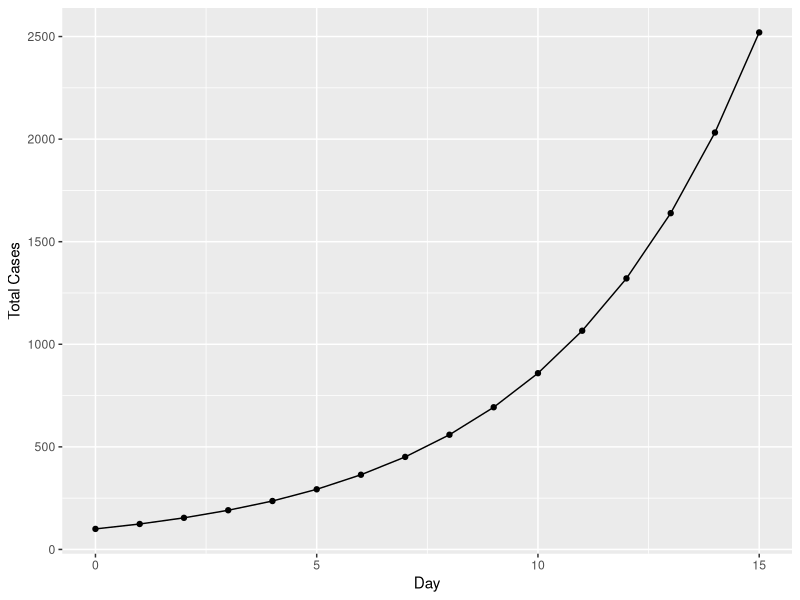
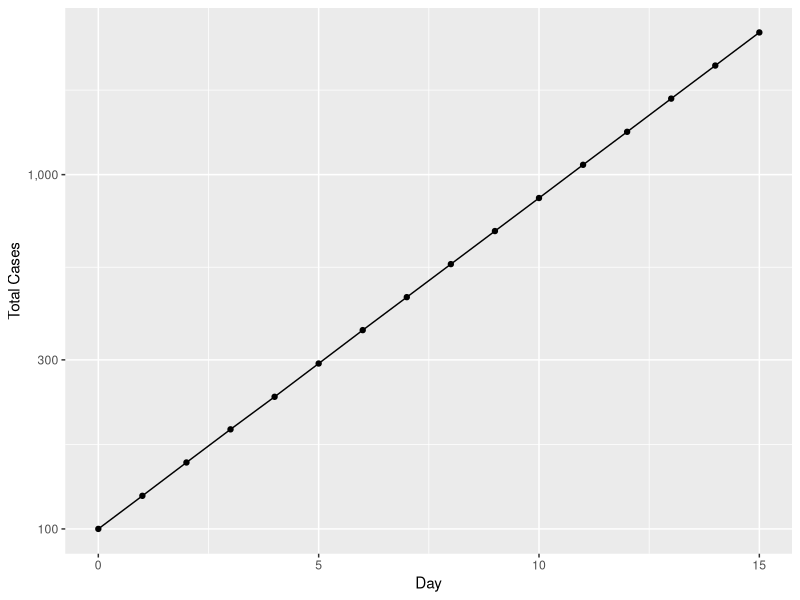
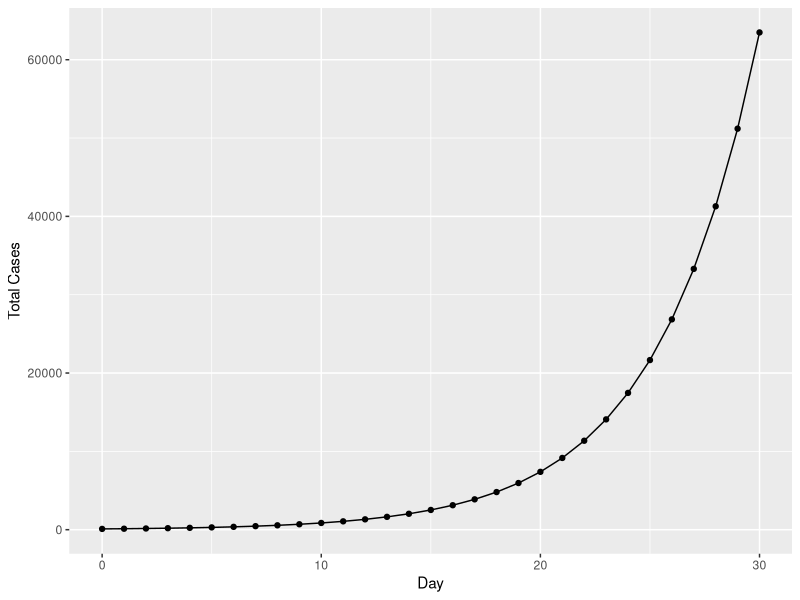
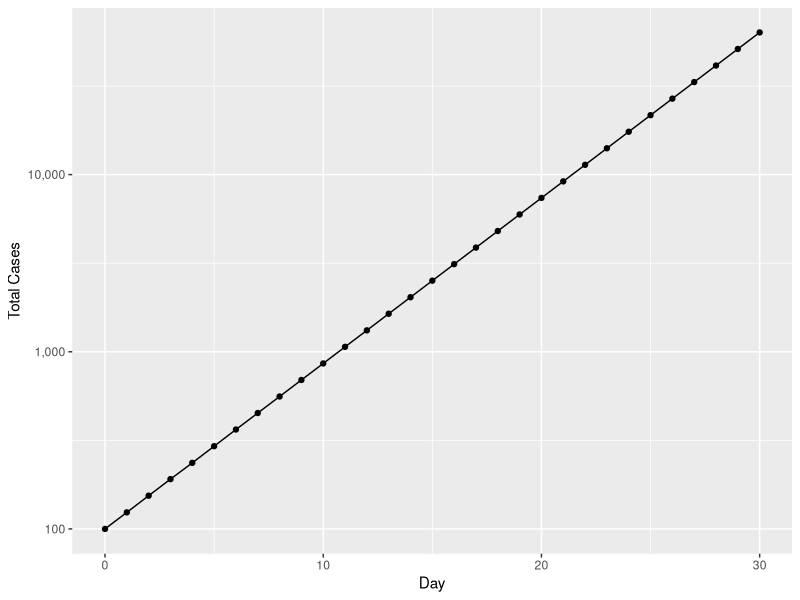
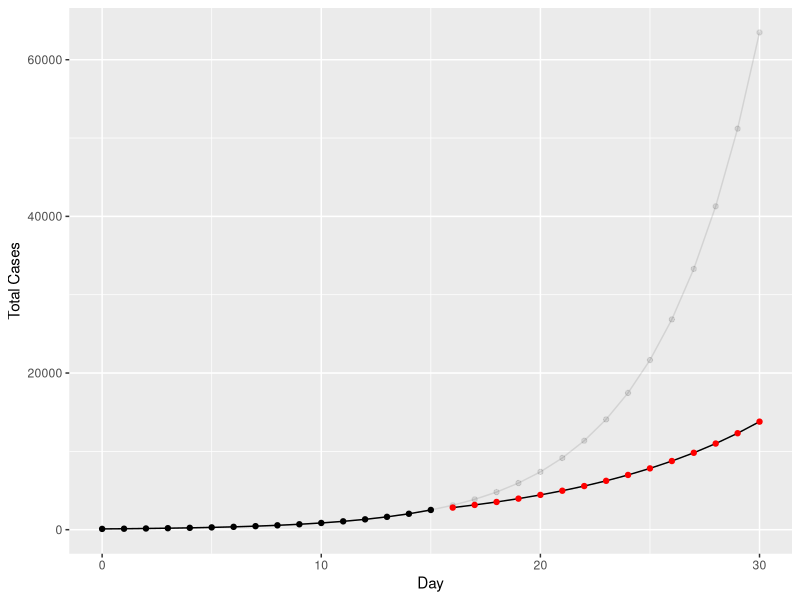
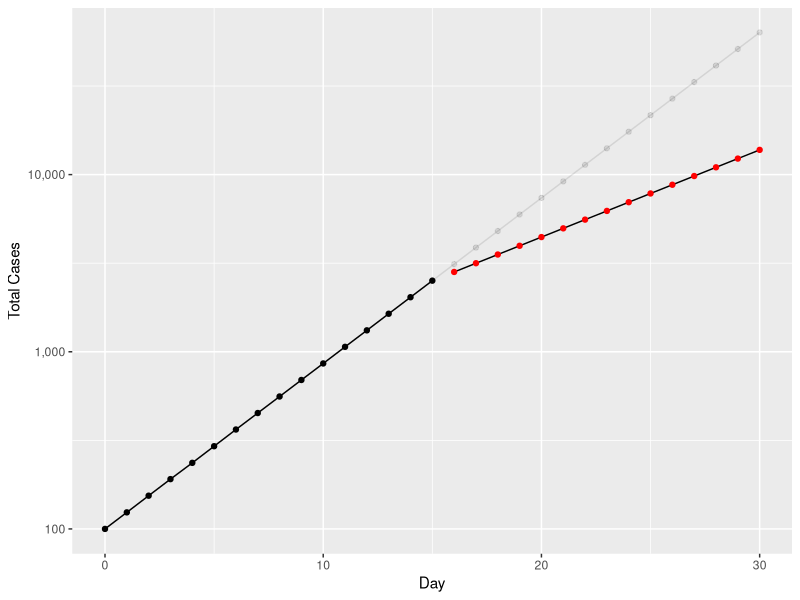

These figures' R source, in order:
library(ggplot2)


### Physical Distancing and Flattening the Curve ###

### Focus: Exponential Growth ###

# I want to explore the theoretical effect that physical distancing 
# can have on reducing the spread of the virus.  
# The theory, as well as the trends being observed, support the idea 
# that physical distancing and case tracing is reducing the number of cases.

# Will start with 100 cases and will assume 24% daily increase in the
# number of cases
days.1to15 <- 0:15 # will create day 0 to 15
# Will start with seeing how the number of cases  will grow 
# within the first 15 days
# Day 0 being the 100 cases we start with
cases.1to15 <- round(100*(1.24^days.1to15))
# Then will work out how many cases there would be on each of those
# 15 days
rbind(days.1to15, cases.1to15)
# Heres the days and cases per day
# I'm binding them together so we can view what we'd see on day 0
# which is 100 cases, day 1 with 124 cases,...

# Plots

ggplot()+
  geom_point(aes(x=days.1to15, y=cases.1to15)) +
  geom_line(aes(x=days.1to15, y=cases.1to15)) +
  xlab("Day") + 
  ylab("Total Cases")
# Notice: Exponential growth relation

# Will also look at the number of cases on the log scale
ggplot()+
  geom_point(aes(x=days.1to15, y=cases.1to15)) +
  geom_line(aes(x=days.1to15, y=cases.1to15)) +
  scale_y_log10(labels = scales::comma) +
  xlab("Day") + 
  ylab("Total Cases")
# On the scale of log number of cases, there is linear growth


# Want to look at the number of cases AFTER 15 days
# Say days 16-30
# Again asssuming there is a 24% increase per day
# Want to see how the trend continues for another 15 days
days.16to30 <- 16:30
days.1to30 <-c(days.1to15, days.16to30)
# Below are the cases per day
cases.16to30 <- round(100*(1.24^days.16to30), digits = 0)
cases.1to30 <- c(cases.1to15, cases.16to30)
rbind(days.1to30, cases.1to30)
# Binding those together by day
# On day 15 there were 2520 cases,...

#Plots
ggplot()+
  geom_point(aes(x=days.1to30, y=cases.1to30)) +
  geom_line(aes(x=days.1to30, y=cases.1to30)) +
  xlab("Day") + 
  ylab("Total Cases")
# Notice: Exponential growth relation

# Will also look at the number of cases on the log scale
ggplot()+
  geom_point(aes(x=days.1to30, y=cases.1to30)) +
  geom_line(aes(x=days.1to30, y=cases.1to30)) +
  scale_y_log10(labels = scales::comma) +
  xlab("Day") + 
  ylab("Total Cases")
# On the scale of log number of cases, there is linear growth


# What can physical distancing do?
# Suppose after day 15, physical distancing was implemented
# and followed reasonably well
# So, assume the rate at which are increasing by day is a 12%
# increase per day rather than a 24% increase
# Want to see how the number of cases would grow in this case
days.distancing.16to30 <- 16:30
cases.distancing.16to30 <- round(cases.1to15[16]*
                                   (1.12^(1:15)), digits = 0)
# Will look at the number of cases by day (with rate of increase down to 
# 12 % starting on day 16)
# Bind those together by day:
rbind(days.distancing.16to30, cases.distancing.16to30)
# Notice: On day 16, have 2822 cases 
# (which is less than 3124 (data from 24% growth rate));
# day 30: 3793 (less than 63482 (" "))

# Will take a look at the same plot again (similar)
# First will show the number of cases expected without distancing
# Then will show the number of cases that will be expected WITH distancing
# and assuming that the number of cases increasing at a rate of 24 percent
# per day to 12 percent per day

ggplot()+
  geom_line(aes(x=days.1to30, y=cases.1to30), alpha=0.1) +
  geom_line(aes(x=days.1to15, y=cases.1to15)) + # cases w/out physical distancing
  geom_line(aes(x=days.distancing.16to30, 
                y=cases.distancing.16to30)) + # with distancing
  geom_point(aes(x=days.1to30, y=cases.1to30), alpha=0.1) +
  geom_point(aes(x=days.1to15, y=cases.1to15)) +
  geom_point(aes(x=days.distancing.16to30,
                 y=cases.distancing.16to30), col="red") +  
  xlab("Day") + 
  ylab("Total Cases")
# Black points show the trajectory from day 0 to day 15
# Gray points show the trajectory that would have continued on, without
# distancing; continuing to see an increase in cases of 24% per day
# Red points show the trajectory that would have changed to WITH implementing
# physical distancing and assuming a 12% increase rate in cases per day (fall)
# Obv. a dramatic impact


# Same plot on the logscale
ggplot()+
  geom_line(aes(x=days.1to30, y=cases.1to30), alpha=0.1) +
  geom_line(aes(x=days.1to15, y=cases.1to15)) + # cases w/out physical distancing
  geom_line(aes(x=days.distancing.16to30, 
                y=cases.distancing.16to30)) + # with distancing
  geom_point(aes(x=days.1to30, y=cases.1to30), alpha=0.1) +
  geom_point(aes(x=days.1to15, y=cases.1to15)) +
  geom_point(aes(x=days.distancing.16to30,
                 y=cases.distancing.16to30), col="red") +  
  scale_y_log10(labels = scales::comma) +  
  xlab("Day") + 
  ylab("Total Cases")
# Similarly: Gray: represents 24% increase per day without distancing
# red: 12% increase per day with distancing

# Conclusion/ Purpose:
# This helped theorize the effect of physical distancing
# and what it is meant by "flattening the curve"
# Graph regarding BC data also proves the effect distancing has on the
# rate of Covid-19 cases












